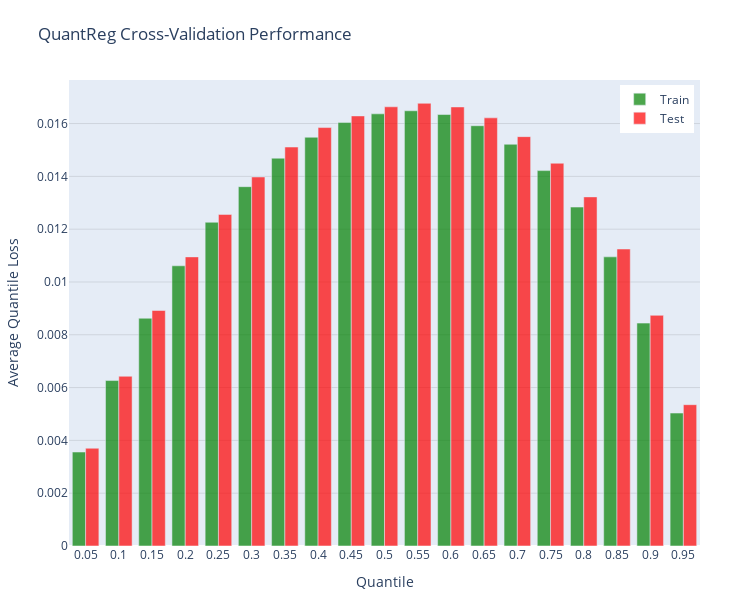

Write notebook code for a chart like this one.
### Code cell
# Plot the results
perf_results_viz = model_performance_results(
    results=quantreg_results,
    model_name="QuantReg",
    method_name="Cross-Validation Quantile Loss Average",
)
fig = perf_results_viz.plot(
    title="QuantReg Cross-Validation Performance",
)
fig.show()

### Figure 1 — Plotly figure (JSON) as saved in the notebook; plotly's stock layout.template omitted (floating-point values rounded to 4 significant figures)
{"data": [{"marker": {"color": "rgba(0, 128, 0, 0.7)"}, "name": "Train", "type": "bar", "x": ["0.05", "0.1", "0.15", "0.2", "0.25", "0.3", "0.35", "0.4", "0.45", "0.5", "0.55", "0.6", "0.65", "0.7", "0.75", "0.8", "0.85", "0.9", "0.95"], "y": [0.003559, 0.006266, 0.008625, 0.01061, 0.01226, 0.01361, 0.01469, 0.01548, 0.01604, 0.01637, 0.01648, 0.01634, 0.01592, 0.01522, 0.01422, 0.01284, 0.01095, 0.008441, 0.005035]}, {"marker": {"color": "rgba(255, 0, 0, 0.7)"}, "name": "Test", "type": "bar", "x": ["0.05", "0.1", "0.15", "0.2", "0.25", "0.3", "0.35", "0.4", "0.45", "0.5", "0.55", "0.6", "0.65", "0.7", "0.75", "0.8", "0.85", "0.9", "0.95"], "y": [0.003702, 0.006428, 0.00892, 0.01095, 0.01256, 0.01398, 0.01511, 0.01585, 0.01629, 0.01663, 0.01677, 0.01663, 0.01622, 0.0155, 0.0145, 0.01322, 0.01125, 0.008736, 0.005352]}], "layout": {"barmode": "group", "height": 600, "legend": {"x": 0.99, "xanchor": "right", "y": 0.99, "yanchor": "top"}, "margin": {"b": 50, "l": 50, "r": 50, "t": 80}, "title": {"text": "QuantReg Cross-Validation Performance"}, "width": 750, "xaxis": {"title": {"text": "Quantile"}}, "yaxis": {"gridcolor": "rgba(0,0,0,0.1)", "gridwidth": 1, "showgrid": true, "title": {"text": "Average Quantile Loss"}}}}
